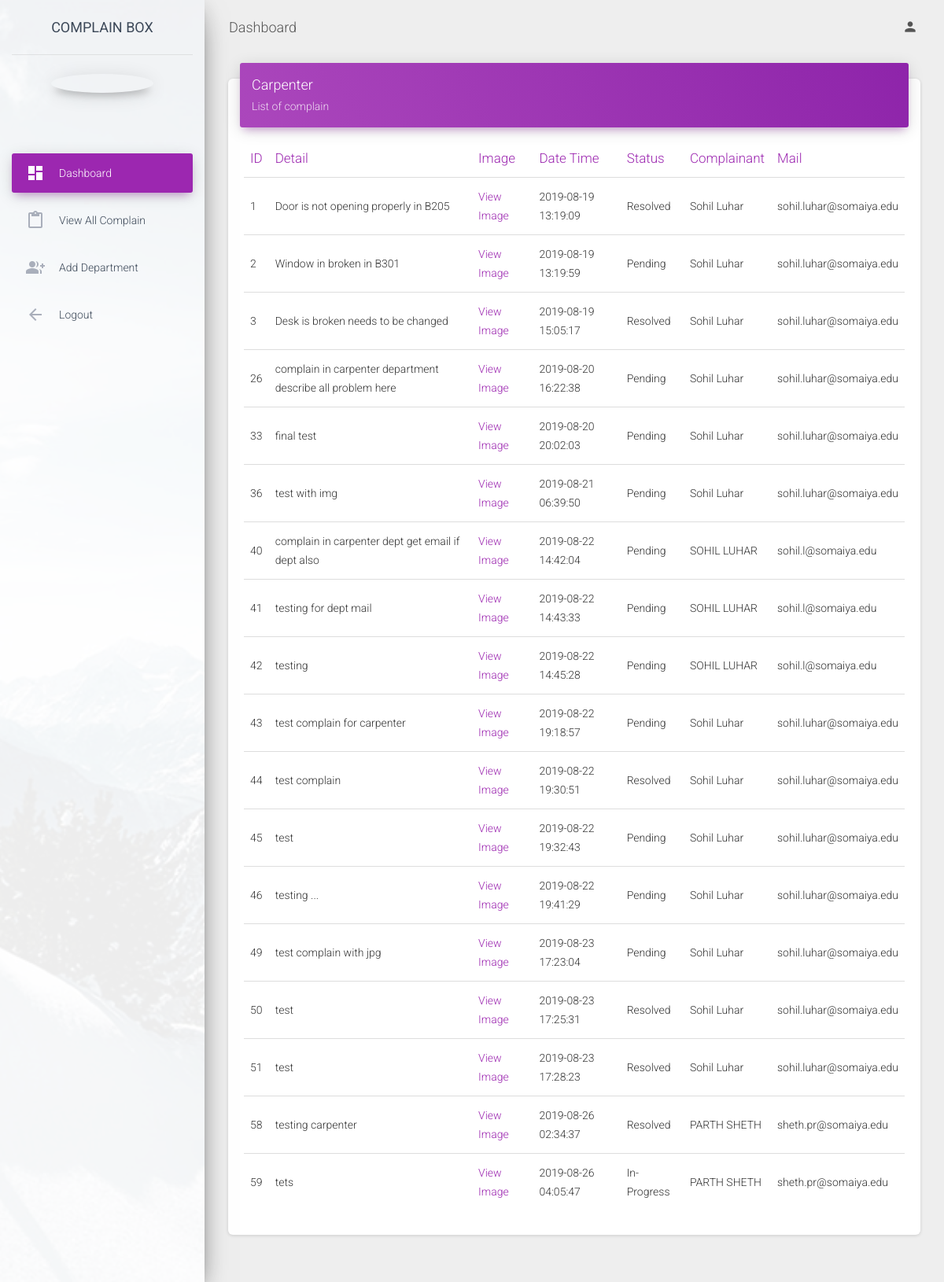
Page /deptcomplain.php?department=Carpenter on the committed database.
### tables this page shows
CREATE TABLE `complain` (
  `id` int(11) NOT NULL,
  `description` varchar(10000) DEFAULT NULL,
  `complainimg` varchar(100) NOT NULL,
  `Departmentname` varchar(50) DEFAULT NULL,
  `complaindate` timestamp NULL DEFAULT CURRENT_TIMESTAMP,
  `status` varchar(30) DEFAULT NULL,
  `complainant` varchar(50) NOT NULL,
  `complainantmail` varchar(50) NOT NULL,
  `building` varchar(500) NOT NULL,
  `location` varchar(500) NOT NULL,
  `time_constraint` int(11) NOT NULL
);

### deptcomplain.php (the view, shortened to what this page needs)
<!DOCTYPE html>
<html lang="en">
<head>
  <link rel="stylesheet" href="https://maxcdn.bootstrapcdn.com/font-awesome/latest/css/font-awesome.min.css">
  <link href="assets/css/material-dashboard.css?v=2.1.1" rel="stylesheet" />
  <link href="assets/demo/demo.css" rel="stylesheet" />
</head>
<body class="">
  <div class="wrapper ">
    <div class="sidebar" data-color="purple" data-background-color="white" data-image="assets/img/sidebar-1.jpg">
      <div class="logo">
        <a href="#" class="simple-text logo-normal">
          Complain Box
        </a>
      </div>
      <div class="sidebar-wrapper">
        <ul class="nav">
		<li class="nav-item">
			<br/>
			<div class="card-profile">
                <div class="card-avatar">
                </div>
	<div class="card-body">
                </div>
		</li>
         <li class="nav-item active ">
            <a class="nav-link" href="./admindashboard.php">
              <i class="material-icons">dashboard</i>
              <p>Dashboard</p>
            </a>
          </li>
          <li class="nav-item ">
            <a class="nav-link" href="./allcomplain.php">
              <i class="material-icons">content_paste</i>
              <p>View All Complain</p>
            </a>
          </li>
		    <li class="nav-item ">
            <a class="nav-link" href="./adddepartment.php">
              <i class="material-icons">group_add</i>
              <p>Add department</p>
            </a>
          </li>
          <li class="nav-item ">
            <a class="nav-link" href="./logout.php">
              <i class="material-icons">arrow_back</i>
              <p>Logout</p>
            </a>
          </li>
        </ul>
      </div>
    </div>
    <div class="main-panel">
      <nav class="navbar navbar-expand-lg navbar-transparent navbar-absolute fixed-top ">
        <div class="container-fluid">
          <div class="navbar-wrapper">
            <a class="navbar-brand" href="#pablo">Dashboard</a>
          </div>
          <div class="collapse navbar-collapse justify-content-end">
            <ul class="navbar-nav">
              <li class="nav-item dropdown">
                <a class="nav-link" href="#pablo" id="navbarDropdownProfile" data-toggle="dropdown" aria-haspopup="true" aria-expanded="false">
                  <i class="material-icons">person</i>
                </a>
              </li>
            </ul>
          </div>
        </div>
      </nav>
      <div class="content">
        <div class="container-fluid">
          <div class="row">
				<div class="col-md-12">
              <div class="card">
                <div class="card-header card-header-primary">
                  <h4 class="card-title "><?php echo $_GET['department'];  ?></h4>
                  <p class="card-category"> List of complain </p>
                </div>
                <div class="card-body">
                  <div class="table-responsive">
                    <table class="table">
                      <thead class=" text-primary">
                        <th>
                          ID
                        </th>
                        <th>
                          Detail
                        </th>
                        <th>
                          Image
                        </th>
                        <th>
                          Date Time
                        </th>
                        <th>
                          Status
                        </th>
						<th>
                          Complainant
                        </th>
						<th>
                          Mail
                        </th>
                      </thead>
                      <tbody>
					  <?php
						$mysqli = new mysqli("localhost", "root", "", "complainbox");
if(isset($_GET['department'])){
      $dname=$_GET['department'];
}
						$sql = "SELECT * FROM complain WHERE Departmentname='".$dname."'";
						$result=mysqli_query($mysqli,$sql);
                        	while($row = mysqli_fetch_array($result)){
		echo "<tr><td>".$row['id']."</td>";
		echo "<td>". $row['description']."</td>";
		echo "<td><a target='_blank' href='" . $row['complainimg']."'>View Image</a></td>";
		echo "<td>".$row['complaindate']."</td>";
		echo "<td>".$row['status']."</td>";
		echo "<td>".$row['complainant']."</td>";
		echo "<td>".$row['complainantmail']."</td>";
			}
						?>
                      </tbody>
                    </table>
                  </div>
                </div>
              </div>
            </div>
     </div>
      </div>
    </div>
  </div>
</body>
</html>

### rows in the picture
complain: id "1", description "Door is not opening properly in B205", complaindate "2019-08-19 13:19:09", status "Resolved", complainant "Sohil Luhar", complainantmail "sohil.luhar@somaiya.edu"
complain: id "2", description "Window in broken in B301", complaindate "2019-08-19 13:19:59", status "Pending", complainant "Sohil Luhar", complainantmail "sohil.luhar@somaiya.edu"
complain: id "3", description "Desk is broken needs to be changed", complaindate "2019-08-19 15:05:17", status "Resolved", complainant "Sohil Luhar", complainantmail "sohil.luhar@somaiya.edu"
complain: id "26", description "complain in carpenter department describe all problem here", complaindate "2019-08-20 16:22:38", status "Pending", complainant "Sohil Luhar", complainantmail "sohil.luhar@somaiya.edu"
complain: id "33", description "final test", complaindate "2019-08-20 20:02:03", status "Pending", complainant "Sohil Luhar", complainantmail "sohil.luhar@somaiya.edu"
complain: id "36", description "test with img", complaindate "2019-08-21 06:39:50", status "Pending", complainant "Sohil Luhar", complainantmail "sohil.luhar@somaiya.edu"
complain: id "40", description "complain in carpenter dept get email if dept also", complaindate "2019-08-22 14:42:04", status "Pending", complainant "SOHIL LUHAR", complainantmail "sohil.l@somaiya.edu"
complain: id "41", description "testing for dept mail", complaindate "2019-08-22 14:43:33", status "Pending", complainant "SOHIL LUHAR", complainantmail "sohil.l@somaiya.edu"
complain: id "42", description "testing", complaindate "2019-08-22 14:45:28", status "Pending", complainant "SOHIL LUHAR", complainantmail "sohil.l@somaiya.edu"
complain: id "43", description "test complain for carpenter", complaindate "2019-08-22 19:18:57", status "Pending", complainant "Sohil Luhar", complainantmail "sohil.luhar@somaiya.edu"
complain: id "44", description "test complain", complaindate "2019-08-22 19:30:51", status "Resolved", complainant "Sohil Luhar", complainantmail "sohil.luhar@somaiya.edu"
complain: id "45", description "test", complaindate "2019-08-22 19:32:43", status "Pending", complainant "Sohil Luhar", complainantmail "sohil.luhar@somaiya.edu"
complain: id "46", description "testing ...", complaindate "2019-08-22 19:41:29", status "Pending", complainant "Sohil Luhar", complainantmail "sohil.luhar@somaiya.edu"
complain: id "49", description "test complain with jpg", complaindate "2019-08-23 17:23:04", status "Pending", complainant "Sohil Luhar", complainantmail "sohil.luhar@somaiya.edu"
complain: id "50", description "test", complaindate "2019-08-23 17:25:31", status "Resolved", complainant "Sohil Luhar", complainantmail "sohil.luhar@somaiya.edu"
complain: id "51", description "test", complaindate "2019-08-23 17:28:23", status "Resolved", complainant "Sohil Luhar", complainantmail "sohil.luhar@somaiya.edu"
complain: id "58", description "testing carpenter", complaindate "2019-08-26 02:34:37", status "Resolved", complainant "PARTH SHETH", complainantmail "sheth.pr@somaiya.edu"
complain: id "59", description "tets", complaindate "2019-08-26 04:05:47", status "In-Progress", complainant "PARTH SHETH", complainantmail "sheth.pr@somaiya.edu"

### other values in the picture
$_GET['department'] "Carpenter"
